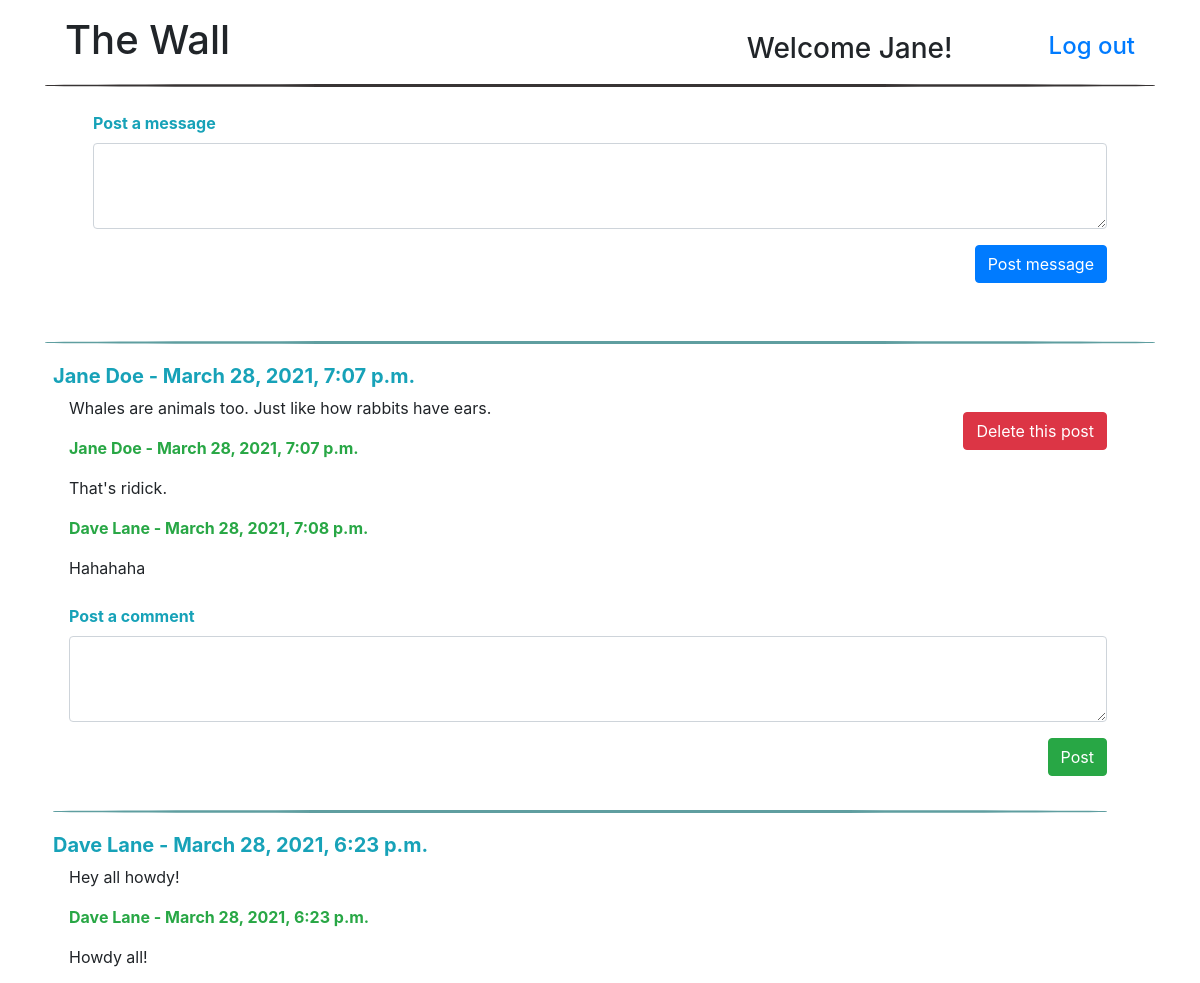
Page /wall (signed in, upper part) on the earlier database version.
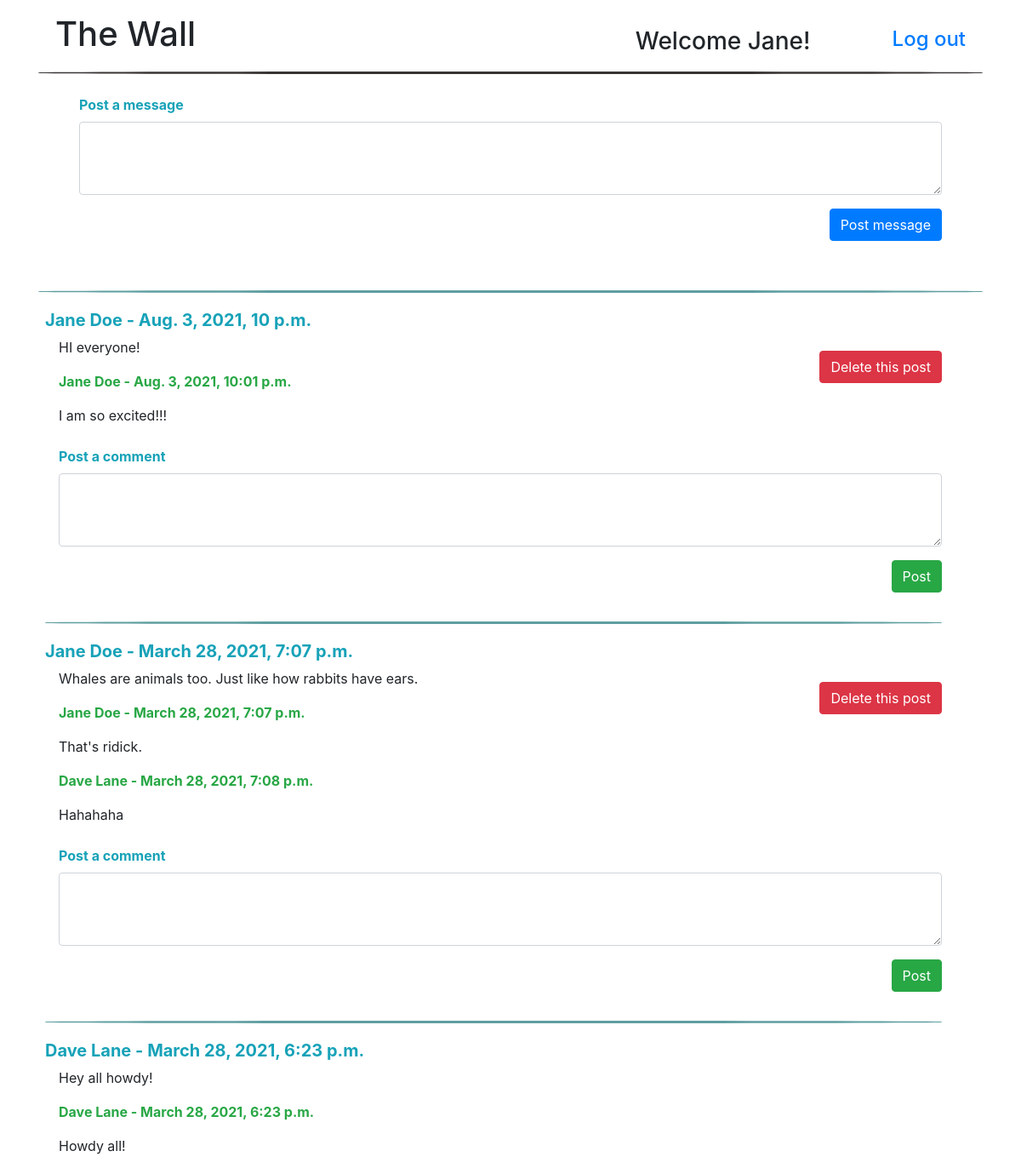
Same page on the later database version.
### app_wall/models.py (models this page shows)
class User(models.Model):
    first_name = models.CharField(max_length = 255)
    last_name = models.CharField(max_length = 255)
    email = models.CharField(max_length = 255)
    password = models.CharField(max_length = 20)
    created_at = models.DateTimeField(auto_now_add = True)
    updated_at = models.DateTimeField(auto_now = True)
    objects = UserManager()

class Message(models.Model):
    message = models.TextField()
    message_posted_by = models.ForeignKey(User, related_name = 'posted_messages', on_delete = models.CASCADE)
    created_at = models.DateTimeField(auto_now_add = True)
    updated_at = models.DateTimeField(auto_now = True)

class Comment(models.Model):
    comment = models.TextField()
    comment_posted_by = models.ForeignKey(User, related_name = "posted_comments", on_delete = models.CASCADE)
    comment_for_message = models.ForeignKey(Message, related_name = "related_comments", on_delete = models.CASCADE)
    created_at = models.DateTimeField(auto_now_add = True)
    updated_at = models.DateTimeField(auto_now = True)

### app_wall/views.py (the view)
# urls.py: path('wall', views.wall),
def wall(request):
    if 'userid' not in request.session:
        messages.error(request, "Please login before continuing!")
    else:
        logged_user = User.objects.get(id = request.session['userid'])
        context = {
            'logged_user' : logged_user,
            'all_messages' : Message.objects.all().order_by('-updated_at'),
        }
        return render(request, 'wall.html', context)

### app_wall/templates/wall.html (shortened to what this page needs)
<!DOCTYPE html>
<html lang="en">
<head>
    {% load static %}
    <link rel="stylesheet" href="https://maxcdn.bootstrapcdn.com/bootstrap/4.0.0/css/bootstrap.min.css">
    <link rel="stylesheet" href="{% static 'style.css' %}">
</head>
<body>
    <div class="container">
        <div class="header mt-3">
            <a class = "float-right mt-3 ml-5 h4 text-primary" href="/logout">Log out</a>
            <h3 class="float-right mt-3 mr-5">Welcome {{logged_user.first_name}}!</h3>
            <h1>The Wall</h1>
        </div>
        <div class="line"></div>
        <div class="content ml-5 mr-5">
            <form class= "wallform" action="/post_msg" method = "POST">
                <div class="form-group mt-4">
                    <label for="message" class="text-info font-weight-bold">Post a message</label>
                    <textarea class="form-control" id="message" rows="3" name = "postedmsg"></textarea>
                    <button class="postbtn btn btn-primary float-right mt-3">Post message</button>
                </div>
            </form>
            <br>
        </div>
        <div class="bodyline mt-5"></div>
        <div class="cmmttome ml-2 mr-5">
            {% for msg in all_messages %}
                {% if msg.message_posted_by.id == logged_user.id %}
                    <a class="btn btn-danger float-right mt-5" href = "/delete/{{msg.id}}">Delete this post</a>
                {% endif %}
                <h5 class="font-weight-bold text-info">{{msg.message_posted_by.first_name}} {{ msg.message_posted_by.last_name }} - {{ msg.created_at }}</h5>
                <div class="ml-3">
                    <p>{{ msg.message }}</p>
                    {% for cmt in msg.related_comments.all|dictsort:'updated_at' %}
                        <p class="text-success font-weight-bold">{{ cmt.comment_posted_by.first_name }} {{ cmt.comment_posted_by.last_name }} - {{ cmt.created_at }}</p>
                        <p>{{cmt.comment}}</p>
                    {% endfor %}
                    <form class= "wallform" action="/post_cmt/{{msg.id}}" method="POST">
                        <div class="form-group mt-4">
                            <label for="comment" class="text-info font-weight-bold">Post a comment</label>
                            <textarea class="form-control" id="comment" rows="3" name = "postedcmt"></textarea>
                            <button class="btn btn-success float-right mt-3">Post</button>
                            <br>
                            <br>
                        </div>
                    </form>
                </div>
                <div class="bodyline"></div>
            {% endfor %}
        </div>
    </div>
</body>
</html>

### app_wall/static/style.css (style rules this page uses)
.container { margin: auto; }
.btn { margin: auto; }
.header { margin: 20px; }
.line { height: 3px; background-color: rgb(56, 52, 52); border-radius: 40%; margin: auto; margin-bottom: 20px; }
.bodyline { height: 3px; background-color: cadetblue; border-radius: 40%; margin: auto; margin-bottom: 20px; }
.wallform { margin-bottom: 40px; }

Differences in the rows shown:
added Message: message_posted_by.first_name "Jane", message_posted_by.last_name "Doe", created_at "Aug. 3, 2021, 10 p.m.", message "HI everyone!"
added Comment: comment_posted_by.first_name "Jane", comment_posted_by.last_name "Doe", created_at "Aug. 3, 2021, 10:01 p.m.", comment "I am so excited!!!"
